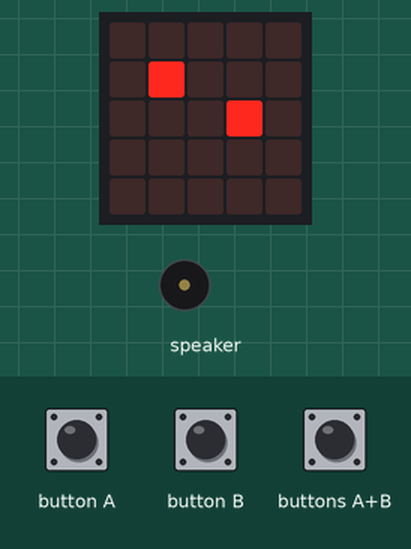
This program was run on a simulated Calliope mini (MakeCode). Shown: the board's 5×5 LED display, buzzer (waves = sounding). The test bench sets the inputs (shaded band). Random numbers come from a fixed seed; the short countdown, score and lost-life animations are approximate.

Above: at 1.2 s.
1.3 s: button A pressed for 0.15 s
At 2.4 s:
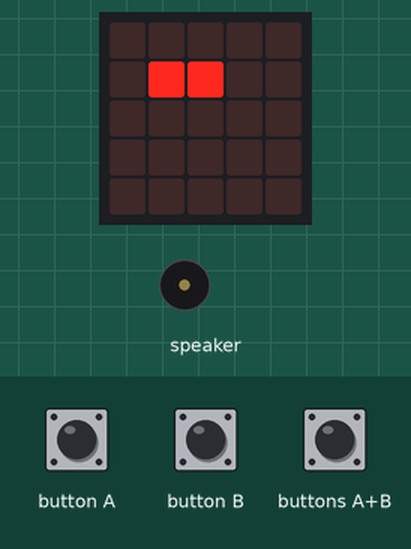
2.9 s: button B pressed for 0.15 s
At 3.4 s:
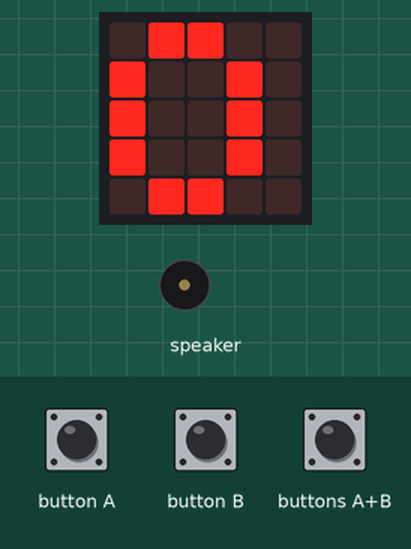
5.3 s: button A pressed for 0.15 s
At 6.5 s:
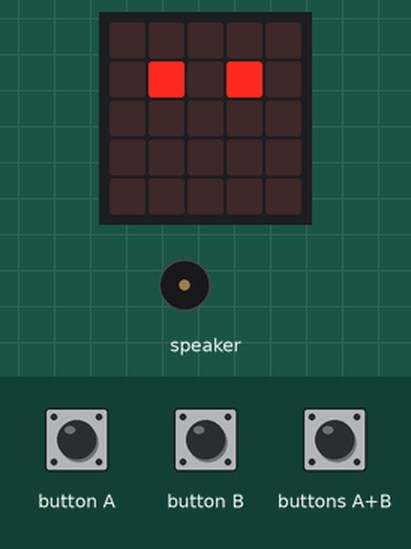
6.9 s: button A pressed for 0.15 s
At 7.56 s:
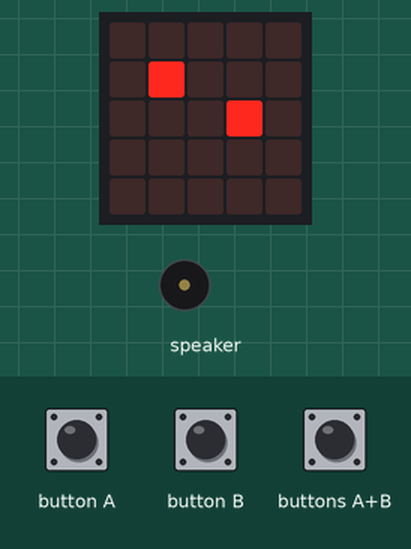
7.6 s: buttons A+B pressed for 0.15 s
At 8.21 s:
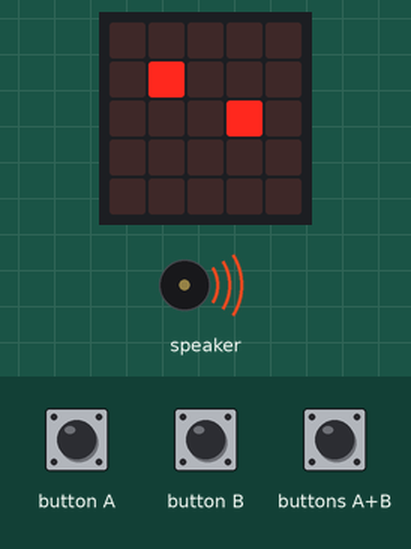
Timing chart, 0 to 9.3 s (numbered marks = the images above; inputs shaded):
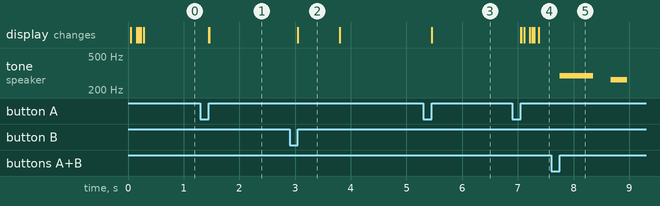

The program:

main.ts
```typescript
input.onGesture(Gesture.TiltRight, function () {
    sprite.turn(Direction.Right, 90)
})
input.onButtonPressed(Button.A, function () {
    sprite.move(1)
})
input.onGesture(Gesture.TiltLeft, function () {
    sprite.turn(Direction.Left, 90)
})
input.onButtonPressed(Button.AB, function () {
    music.playMelody("D D - C - - - - ", 200)
    game.gameOver()
})
input.onButtonPressed(Button.B, function () {
    basic.showNumber(game.score())
})
let sprite: game.LedSprite = null
game.setLife(99999)
sprite = game.createSprite(randint(0, 2), randint(0, 2))
let faenger = game.createSprite(randint(0, 2), randint(0, 2))
basic.forever(function () {
    if (sprite.isTouchingEdge()) {
        sprite.delete()
        sprite = game.createSprite(randint(0, 2), randint(0, 2))
    }
    if (faenger.isTouchingEdge()) {
        faenger.delete()
        faenger = game.createSprite(randint(0, 2), randint(0, 2))
    }
    if (sprite.isTouchingEdge()) {
        sprite.delete()
        basic.pause(50)
        sprite = game.createSprite(3, 2)
        basic.pause(100)
        game.removeLife(1)
    }
    if (sprite.isTouching(faenger)) {
        faenger.delete()
        music.playMelody("C5 C - - - - - - ", 120)
        faenger = game.createSprite(randint(0, 2), randint(0, 2))
        game.addScore(1)
        if (faenger.isTouchingEdge()) {
            faenger.delete()
            faenger = game.createSprite(randint(0, 2), randint(0, 2))
        }
    }
    if (game.score() == 10) {
        music.playMelody("A F E F D G E F ", 120)
        basic.showString("YOU WIN")
        game.gameOver()
    }
})
```

test.ts
```typescript
// Hier kann man Tests durchführen; diese Datei wird nicht kompiliert, wenn dieses Paket als Erweiterung verwendet wird.
```

Measured:
- after the input at 1.3 s, the display: first changes after 0.15 s (image 1 shows a later state)
- after the input at 2.9 s, the display: changes after 0.15 s (image 2)
- after the input at 5.3 s, the display: changes after 0.15 s (image 3)
- after the input at 6.9 s, the display: first changes after 0.15 s (image 4 shows a later state)
- after the input at 7.6 s, tone on speaker: silent → 294 Hz after 0.15 s, → silent 0.61 s later, → 262 Hz 0.31 s later, → silent 0.30 s later
- what the display in image 2 shows lasts 0.7 s, from 3.1 s to 3.8 s
